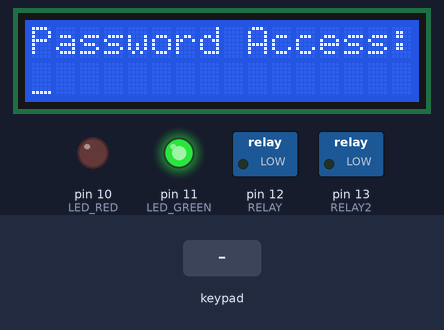
A sketch run on a simulated Arduino Uno, built with avr-gcc and run on an emulated ATmega328P. On the bench: 16×2 character LCD, switched loads named in the sketch (green lamp = pin HIGH), output pins drawn as LEDs (lit = HIGH). Inputs (shaded band) come from the test bench.

Above: at 1.2 s.
1.3 s: keypad keys 3 2 1 9 1 8 = pressed 0.4 s apart
At 4.3 s:
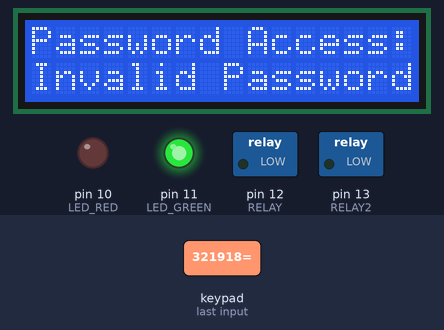
5.6 s: key '7' pressed
At 8.41 s:
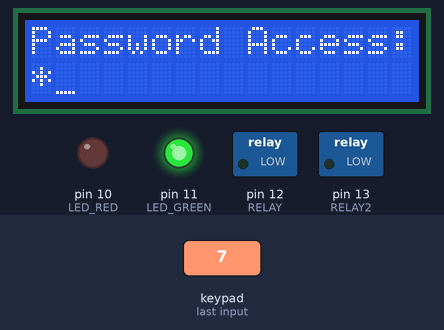
8.6 s: key '8' pressed
At 9.4 s:
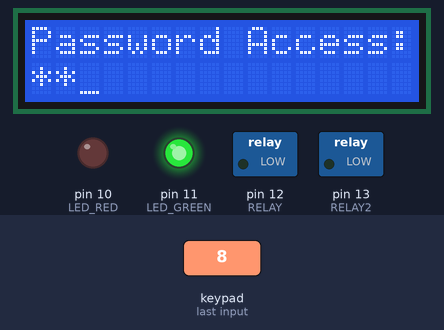
Timing chart, 0 to 11.6 s (numbered marks = the images above; inputs shaded):
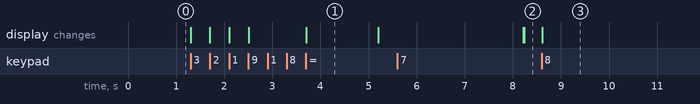

The sketch:

Password-Based-Door-Lock-System.ino
```cpp
#include<LiquidCrystal.h>

#include <Keypad.h>

// initialize the library with the numbers of the interface pins

LiquidCrystal lcd(9, 8, 7, 6, 5, 4);

const byte ROWS = 4; //four rows

const byte COLS = 4; //four columns

//define the cymbols on the buttons of the keypads

char hexaKeys[ROWS][COLS] = {

{'7','8','9','/'},

{'4','5','6','*'},

{'1','2','3','-'},

{'C','0','=','+'}

};

byte rowPins[ROWS] = {3, 2, 19, 18}; //connect to the row pinouts of the keypad

byte colPins[COLS] = {17, 16, 15, 14}; //connect to the column pinouts of the keypad

//initialize an instance of class NewKeypad

Keypad customKeypad = Keypad( makeKeymap(hexaKeys), rowPins, colPins, ROWS, COLS);

const int LED_RED=10; //Red LED

const int LED_GREEN=11; //Green LED

const int RELAY=12; //Lock Relay or motor

const int RELAY2=13; //Lock Relay or motor

char keycount=0;

char code[4]; //Hold pressed keys

//=================================================================

//                  SETUP

//=================================================================

void setup(){

pinMode(LED_RED,OUTPUT);

pinMode(LED_GREEN,OUTPUT);

pinMode(RELAY,OUTPUT);

pinMode(RELAY2,OUTPUT);

// set up the LCD's number of columns and rows:

lcd.begin(16, 2);

// Print a message to the LCD.

lcd.print("Password Access:");

lcd.setCursor(0,1); //Move coursor to second Line

// Turn on the cursor

lcd.cursor();

digitalWrite(LED_GREEN,HIGH);  //Green LED Off

digitalWrite(LED_RED,LOW);     //Red LED On

digitalWrite(RELAY,LOW);       //Turn off Relay (Locked)

digitalWrite(RELAY2,LOW);
}

//=================================================================

//                  LOOP

//=================================================================

void loop(){

char customKey = customKeypad.getKey();

if (customKey && (keycount<4) && (customKey !='=') && (customKey !='C')){

//lcd.print(customKey); //To display entered keys

lcd.print('*');    //Do not display entered keys

code[keycount]=customKey;

keycount++;

}

if(customKey == 'C')      //Cancel/Lock Key is pressed clear display and lock

{

Lock_1();    //Lock and clear display
Lock_2();
}

if(customKey == '=')   //Check Password and Unlock

{

if((code[0]=='1') && (code[1]=='2') && (code[2]=='3') && (code[3]=='4'))  //Match the password

{

digitalWrite(LED_GREEN,LOW);  //Green LED Off

digitalWrite(LED_RED,HIGH);     //Red LED On

digitalWrite(RELAY,HIGH);       //Turn on Relay (Unlocked)


lcd.setCursor(0,1);

lcd.print("Door Open       ");

delay(4000);      //Keep Door open for 4 Seconds

Lock_1();

}


else if((code[0]=='4') && (code[1]=='3') && (code[2]=='2') && (code[3]=='1'))  //Match the password

{

digitalWrite(LED_GREEN,LOW);  //Green LED Off

digitalWrite(LED_RED,HIGH);     //Red LED On

digitalWrite(RELAY2,HIGH);


lcd.setCursor(0,1);

lcd.print("Door Open       ");

delay(4000);      //Keep Door open for 4 Seconds

Lock_2();

}

else

{

lcd.setCursor(0,1);

lcd.print("Invalid Password");  //Display Error Message

delay(1500); //Message delay

Lock_1();
Lock_2();

}

}

}

//=================================================================

//                  LOCK and Update Display

//=================================================================

void Lock_1()

{

lcd.setCursor(0,1);

lcd.print("Door Locked     ");

delay(1500);

lcd.setCursor(0,1);

lcd.print("                "); //Clear Password

lcd.setCursor(0,1);

keycount=0;

digitalWrite(LED_GREEN,HIGH);  //Green LED Off

digitalWrite(LED_RED,LOW);     //Red LED On

digitalWrite(RELAY,LOW);       //Turn off Relay (Locked)

}


void Lock_2()

{

lcd.setCursor(0,1);

lcd.print("Door Locked     ");

delay(1500);

lcd.setCursor(0,1);

lcd.print("                "); //Clear Password

lcd.setCursor(0,1);

keycount=0;

digitalWrite(LED_GREEN,HIGH);  //Green LED Off

digitalWrite(LED_RED,LOW);     //Red LED On

digitalWrite(RELAY2,LOW);       //Turn off Relay (Locked)

}
```

Measured:
- after the input at 1.3 s, the display: first changes at once (image 1 shows a later state)
- after the input at 5.6 s, the display: first differs from a run without the input after 2.6 s (image 2)
- after the input at 8.6 s, the display: changes at once (image 3)
- what the display in image 1 shows lasts 1.5 s, from 3.7 s to 5.2 s
